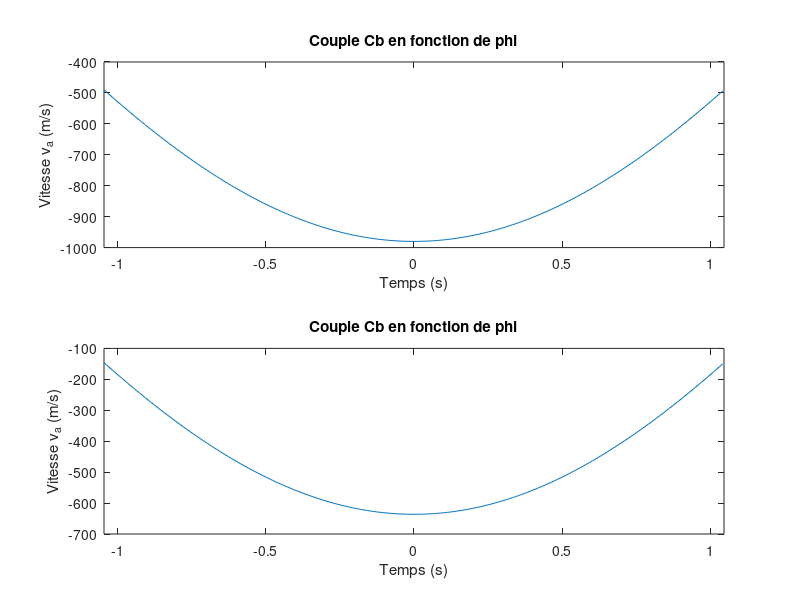

MATLAB code for this plot:
%% Clean up
clc % vide ligne de commande
clear all % vide workspace
close all % vide fenetres et graphiques

%% Partie 1 - Cinématique - Préparation
omega_ob = 25;       % rad/s
l = 0.25;            % m

dteta = 0.01;
teta = [0:dteta:(pi/3)]';

%% Partie 1 - Cinématique - Mouvement horizontal 

% Vecteur position x_a
x_ha = 2 * l .* cos(teta);

subplot(3, 1, 1)
plot(teta, x_ha)
xlabel('Temps (s)')
ylabel('Déplacement x_a (m)')
title('Déplacement horizontal de A en fonction de thêta')

% Vitesse v_a
v_ha = -2 * l * omega_ob .* sin(teta);

subplot(3, 1, 2)
plot(teta, v_ha)
xlabel('Temps (s)')
ylabel('Vitesse v_a (m/s)')
title('Vitesse de A en fonction de thêta')

% Accélération acc_a
acc_ha = -2 * l * (omega_ob^2) .* cos(teta);

subplot(3, 1, 3)
plot(teta, acc_ha)
xlabel('Temps (s)')
ylabel('Accélération acc_a (m/s)')
title('Accélération de A en fonction de thêta')

%% Partie 1 - Cinématique - Mouvement vertical

% Vecteur position y_va
%y_va = l.*( sin(teta) + ( 1 - (cos(teta) + 1).^2 ).^(1/2) );  

y_va = l.*( sin(teta) - ( 2.*cos(teta) + cos(teta).^2 ).^(1/2) );  

subplot(2, 1, 1)
plot(teta, y_va)
xlabel('Temps (s)')
ylabel('Déplacement y_a (m)')
title('Déplacement vertical de A en fonction de thêta')

% Vitesse v_va
%v_va1 = l*omega_ob.*( cos(teta) + ( (sin(2.*teta)-(2.*sin(teta)) / 2*(2 - (cos(teta)).^2 + 2*cos(teta)).^(1/2)) ));
num1 = sin(2.*teta) + 2.*sin(teta);
denum1 = 2 .* (( 2.*cos(teta) + cos(teta).^2 ).^(1/2));
fraction1 = (num1) ./ (denum1);

v_va1 = l*omega_ob.*( cos(teta) + fraction1 );

subplot(2, 1, 2)
plot(teta, v_va1)
xlabel('Temps (s)')
ylabel('Vitesse v_a (m/s)')
title('Vitesse de A en fonction de thêta')

%% Partie 2 - Préparation

dphi = 0.01;
phi = [-(pi/3):dphi:(pi/3)]';
l0 = 0.5;
l = 0.25;
m_a = 100;
m_ba = 1000;
alpha_ba = 5;
g = 9.8;

%% Partie 2 - Statique et dynamique

% Statique

C_Bs = l*g.*cos(phi).*(m_a-(m_ba/2));
subplot(2, 1, 1)
plot(phi, C_Bs)
axis([(-pi/3) (pi/3) -1000 -400])
xlabel('Temps (s)')
ylabel('Vitesse v_a (m/s)')
title('Couple Cb en fonction de phi')

% Dynamique

m = m_a + m_ba;
I = m*l.^2;
C_Bd = I*alpha_ba - g*l.*cos(phi).*((m_ba/2) - m_a);
subplot(2, 1, 2)
plot(phi, C_Bd)
axis([(-pi/3) (pi/3) -700 -100])
xlabel('Temps (s)')
ylabel('Vitesse v_a (m/s)')
title('Couple Cb en fonction de phi')
